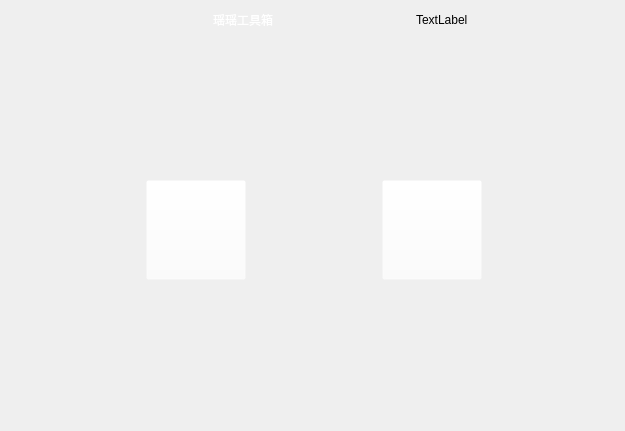
<?xml version="1.0" encoding="UTF-8"?>
<ui version="4.0">
 <class>MainWindow</class>
 <widget class="QMainWindow" name="MainWindow">
  <property name="geometry">
   <rect>
    <x>0</x>
    <y>0</y>
    <width>625</width>
    <height>431</height>
   </rect>
  </property>
  <property name="acceptDrops">
   <bool>true</bool>
  </property>
  <property name="windowTitle">
   <string>MainWindow</string>
  </property>
  <property name="windowOpacity">
   <double>1.000000000000000</double>
  </property>
  <property name="styleSheet">
   <string notr="true"/>
  </property>
  <property name="toolButtonStyle">
   <enum>Qt::ToolButtonTextUnderIcon</enum>
  </property>
  <property name="dockOptions">
   <set>QMainWindow::AllowTabbedDocks|QMainWindow::AnimatedDocks</set>
  </property>
  <widget class="QWidget" name="centralwidget">
   <property name="styleSheet">
    <string notr="true"/>
   </property>
   <widget class="QWidget" name="verticalLayoutWidget">
    <property name="geometry">
     <rect>
      <x>9</x>
      <y>10</y>
      <width>611</width>
      <height>421</height>
     </rect>
    </property>
    <layout class="QVBoxLayout" name="verticalLayout">
     <property name="spacing">
      <number>0</number>
     </property>
     <property name="sizeConstraint">
      <enum>QLayout::SetDefaultConstraint</enum>
     </property>
     <item>
      <layout class="QHBoxLayout" name="Title">
       <property name="sizeConstraint">
        <enum>QLayout::SetMinAndMaxSize</enum>
       </property>
       <item alignment="Qt::AlignRight|Qt::AlignVCenter">
        <widget class="QLabel" name="Tile_log">
         <property name="sizePolicy">
          <sizepolicy hsizetype="Fixed" vsizetype="Fixed">
           <horstretch>0</horstretch>
           <verstretch>0</verstretch>
          </sizepolicy>
         </property>
         <property name="maximumSize">
          <size>
           <width>50</width>
           <height>50</height>
          </size>
         </property>
         <property name="text">
          <string/>
         </property>
         <property name="pixmap">
          <pixmap resource="yaoyao.qrc">:/icon/Sourse/tools.png</pixmap>
         </property>
         <property name="scaledContents">
          <bool>true</bool>
         </property>
        </widget>
       </item>
       <item alignment="Qt::AlignLeft">
        <widget class="QLabel" name="Tile_tile">
         <property name="sizePolicy">
          <sizepolicy hsizetype="Fixed" vsizetype="Fixed">
           <horstretch>0</horstretch>
           <verstretch>0</verstretch>
          </sizepolicy>
         </property>
         <property name="styleSheet">
          <string notr="true">font: 36pt &quot;叶根友特楷形空&quot;;
color: rgb(255, 255, 255);</string>
         </property>
         <property name="text">
          <string>瑶瑶工具箱</string>
         </property>
         <property name="textFormat">
          <enum>Qt::PlainText</enum>
         </property>
         <property name="indent">
          <number>0</number>
         </property>
         <property name="openExternalLinks">
          <bool>false</bool>
         </property>
         <property name="textInteractionFlags">
          <set>Qt::LinksAccessibleByMouse</set>
         </property>
        </widget>
       </item>
       <item>
        <widget class="QLabel" name="Title_weather">
         <property name="sizePolicy">
          <sizepolicy hsizetype="Preferred" vsizetype="Fixed">
           <horstretch>0</horstretch>
           <verstretch>0</verstretch>
          </sizepolicy>
         </property>
         <property name="text">
          <string>TextLabel</string>
         </property>
        </widget>
       </item>
      </layout>
     </item>
     <item>
      <widget class="QFrame" name="Boday">
       <property name="enabled">
        <bool>true</bool>
       </property>
       <property name="sizePolicy">
        <sizepolicy hsizetype="Preferred" vsizetype="Minimum">
         <horstretch>0</horstretch>
         <verstretch>50</verstretch>
        </sizepolicy>
       </property>
       <property name="minimumSize">
        <size>
         <width>0</width>
         <height>100</height>
        </size>
       </property>
       <property name="maximumSize">
        <size>
         <width>16777215</width>
         <height>400</height>
        </size>
       </property>
       <property name="styleSheet">
        <string notr="true">background-color: rgba(255, 255, 255, 0);</string>
       </property>
       <property name="frameShape">
        <enum>QFrame::StyledPanel</enum>
       </property>
       <property name="frameShadow">
        <enum>QFrame::Raised</enum>
       </property>
       <property name="lineWidth">
        <number>0</number>
       </property>
       <layout class="QVBoxLayout" name="verticalLayout_2">
        <property name="spacing">
         <number>0</number>
        </property>
        <property name="sizeConstraint">
         <enum>QLayout::SetDefaultConstraint</enum>
        </property>
        <property name="leftMargin">
         <number>0</number>
        </property>
        <property name="topMargin">
         <number>0</number>
        </property>
        <property name="rightMargin">
         <number>0</number>
        </property>
        <property name="bottomMargin">
         <number>0</number>
        </property>
        <item>
         <layout class="QGridLayout" name="gridLayout">
          <property name="spacing">
           <number>0</number>
          </property>
          <item row="0" column="0">
           <widget class="QPushButton" name="But_Mail">
            <property name="minimumSize">
             <size>
              <width>100</width>
              <height>100</height>
             </size>
            </property>
            <property name="maximumSize">
             <size>
              <width>100</width>
              <height>100</height>
             </size>
            </property>
            <property name="toolTip">
             <string>打开邮件任务列表</string>
            </property>
            <property name="styleSheet">
             <string notr="true">background-color: rgba(255, 255, 255, 0);</string>
            </property>
            <property name="text">
             <string/>
            </property>
            <property name="icon">
             <iconset resource="yaoyao.qrc">
              <normaloff>:/icon/Sourse/邮件.png</normaloff>:/icon/Sourse/邮件.png</iconset>
            </property>
            <property name="iconSize">
             <size>
              <width>100</width>
              <height>100</height>
             </size>
            </property>
            <property name="checkable">
             <bool>false</bool>
            </property>
           </widget>
          </item>
          <item row="0" column="1">
           <widget class="QPushButton" name="But_Msg">
            <property name="maximumSize">
             <size>
              <width>100</width>
              <height>100</height>
             </size>
            </property>
            <property name="toolTip">
             <string>打开其他提醒列表</string>
            </property>
            <property name="styleSheet">
             <string notr="true">background-color: rgba(255, 255, 255, 0);</string>
            </property>
            <property name="text">
             <string/>
            </property>
            <property name="icon">
             <iconset resource="yaoyao.qrc">
              <normaloff>:/icon/Sourse/消息.png</normaloff>:/icon/Sourse/消息.png</iconset>
            </property>
            <property name="iconSize">
             <size>
              <width>100</width>
              <height>100</height>
             </size>
            </property>
           </widget>
          </item>
         </layout>
        </item>
       </layout>
      </widget>
     </item>
    </layout>
   </widget>
  </widget>
 </widget>
 <resources>
  <include location="yaoyao.qrc"/>
 </resources>
 <connections/>
</ui>
